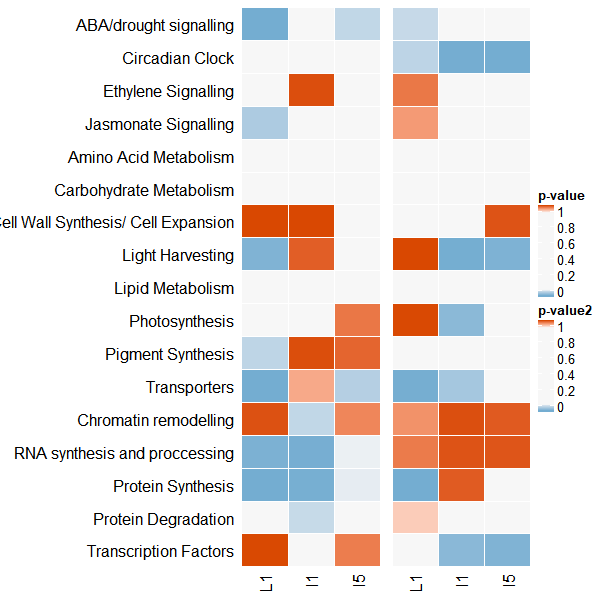

Generate this figure with R:
library(ComplexHeatmap)
library(circlize)

#saved as 600x600

#Figure 2D
heatmap_enrichment0 <- read.csv("Figure2D.txt", sep="\t")
heatmap_enrichment <- heatmap_enrichment0[,-1]
rownames(heatmap_enrichment) <- heatmap_enrichment0[,1]
names(heatmap_enrichment) [names(heatmap_enrichment) == "L1.expressed"] <- "L1"
names(heatmap_enrichment) [names(heatmap_enrichment) == "I1.expressed"] <- "I1"
names(heatmap_enrichment) [names(heatmap_enrichment) == "I5.expressed"] <- "I5"
names(heatmap_enrichment) [names(heatmap_enrichment) == "L1.rhythmic"] <- "L1"
names(heatmap_enrichment) [names(heatmap_enrichment) == "I1.rhythmic"] <- "I1"
names(heatmap_enrichment) [names(heatmap_enrichment) == "I5.rhythmic"] <- "I5"

heatmap_expressed <- heatmap_enrichment[,c(1:3)]
heatmap_rhythmic <- heatmap_enrichment[,c(8:10)]

underepresented = "#d94801"
overrepresented = "#74add1"
not.significant = "#f7f7f7"

colfunc <- colorRampPalette(c(underepresented, not.significant, overrepresented))
colfunc(7)
"#D94801" "#E38252" "#EDBCA4" "#F7F7F7" "#CBDEEA" "#9FC5DD" "#74ADD1"


expressed <- Heatmap(heatmap_expressed, 
                     col = colorRamp2(c(0, 0.075,0.925, 1), c(overrepresented, not.significant, not.significant, underepresented)),
                     name = "p-value",
                     cluster_columns = FALSE,
                     cluster_rows = FALSE,
                     rect_gp = gpar(col= "white"),
                     row_names_side = "left"
)
rhythmic <- Heatmap(heatmap_rhythmic, 
                    col = colorRamp2(c(0, 0.075,0.925, 1), c(overrepresented,not.significant, not.significant, underepresented)),
                    name = "p-value2",
                    row_title = "Pathways",
                    rect_gp = gpar(col= "white"),
                    cluster_columns = FALSE,
                    #clustering_distance_rows = "kendall",
                    #clustering_distance_columns = "kendall",
                    cluster_rows = FALSE,
                    show_row_names = FALSE
)

expressed + rhythmic 
